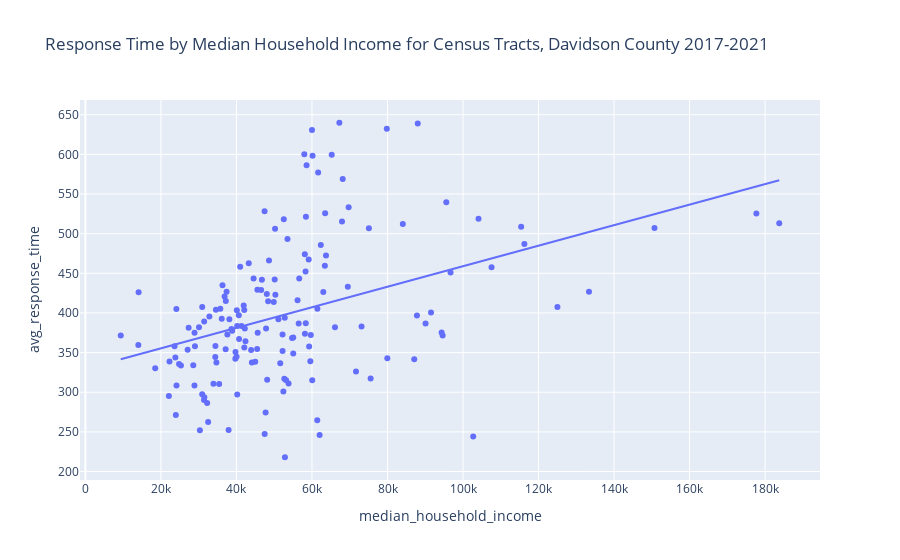

The notebook cell saved with this chart:
### Markdown cell above
- Now make similar analyses based on the economic/financial makeup of a tract and the response times. This involves making scatter plots of response time versus various economic assessment factors and comparing choropleth plots of these economic assessment factors for each tract with the prior num_incidents and avg_response_time choropleths from Sections 2 and 3.

### Code cell
fig = px.scatter(res_dem_gdf, x='median_household_income', y='avg_response_time', trendline='ols',
    title="Response Time by Median Household Income for Census Tracts, Davidson County 2017-2021")
fig.show()
fig.write_html('response_time_by_median_household_income.html')

### Figure 1 — Plotly figure (JSON) as saved in the notebook; plotly's stock layout.template omitted (floating-point values rounded to 4 significant figures; data arrays with more than 128 entries replaced by an {"elided": "..."} marker saying what was removed)
{"data": [{"hovertemplate": "median_household_income=%{x}<br>avg_response_time=%{y}<extra></extra>", "legendgroup": "", "marker": {"color": "#636efa", "symbol": "circle"}, "mode": "markers", "name": "", "orientation": "v", "showlegend": false, "type": "scatter", "x": {"elided": "161 int values"}, "xaxis": "x", "y": {"elided": "161 float values"}, "yaxis": "y"}, {"hovertemplate": "<b>OLS trendline</b><br>avg_response_time = 0.00129474 * median_household_income + 329.572<br>R<sup>2</sup>=0.167274<br><br>median_household_income=%{x}<br>avg_response_time=%{y} <b>(trend)</b><extra></extra>", "legendgroup": "", "marker": {"color": "#636efa", "symbol": "circle"}, "mode": "lines", "name": "", "showlegend": false, "type": "scatter", "x": {"elided": "158 int values"}, "xaxis": "x", "y": {"elided": "158 float values"}, "yaxis": "y"}], "layout": {"legend": {"tracegroupgap": 0}, "title": {"text": "Response Time by Median Household Income for Census Tracts, Davidson County 2017-2021"}, "xaxis": {"anchor": "y", "domain": [0, 1], "title": {"text": "median_household_income"}}, "yaxis": {"anchor": "x", "domain": [0, 1], "title": {"text": "avg_response_time"}}}}
